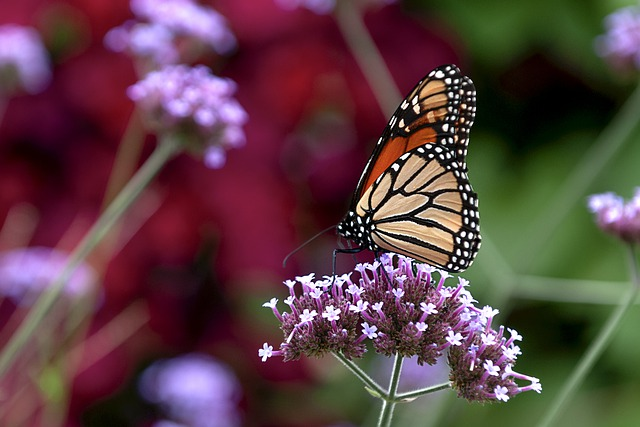
#> input picture data/monarch.jpg, 640 x 427 px
$ python ScalingOperations.py
#> lines starting #> are read from the running program, lines starting #| are printed output that depends on the picture
import cv2

path = input("Enter path for Image:")
#> the answer given: ../../data/monarch.jpg

# Read image matrix from Image File
image = cv2.imread(path)
#> image is the input picture: shape (427, 640, 3); mean B, G, R 67.6, 64, 92.6

# check if image is read
if image is None:
    print('Image File data not loaded.\nExiting...')
    exit()

# compute to get half size image
image_half = cv2.resize(image, (0, 0), fx=0.5, fy=0.5)
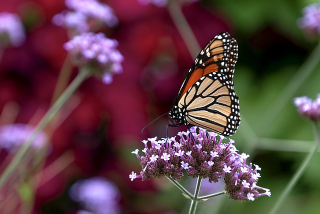
#> image_half: shape (214, 320, 3); mean B, G, R 67.7, 64.1, 92.7

# Hard coded resize
image_hardCode = cv2.resize(image, (250, 250))
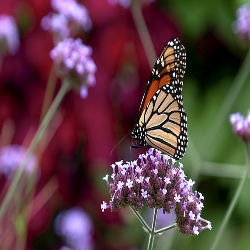
#> image_hardCode: shape (250, 250, 3); mean B, G, R 67.5, 63.8, 92.5

# resize with interpolation (Nearest Neighbor)
image_nearest = cv2.resize(image, (250, 250), interpolation=cv2.INTER_NEAREST)
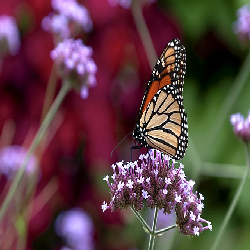
#> image_nearest: shape (250, 250, 3); mean B, G, R 67.6, 63.8, 92.6

# show the images in a GUI
cv2.imshow('original', image)
cv2.imshow('Half-Size', image_half)
cv2.imshow('Hard-Code', image_hardCode)
cv2.imshow('Interpolation(Nearest Neighbor)', image_nearest)

# after delay wait for any key from GUI
cv2.waitKey(0)

# destroy or free any remaining GUI functionality
cv2.destroyAllWindows()
